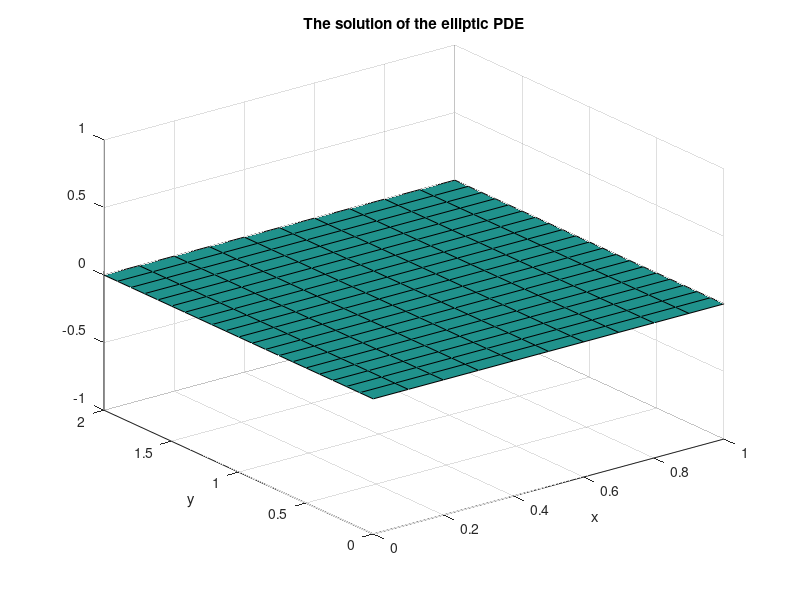

Recreate this plot in MATLAB.
%% Solve the elliptic PDE
%% u_xx + u_yy = f in [a,b]x[c,d]
%% u = g at the frontier
%% the functions
f = @(x,y) 4;
g = @(x,y) (x-y)^2;
%% domain [a,b]x[c,d]
a = 0; b = 1;
c = 0; d = 2;
%% numerical parameters
n = 10; dx = (b-a)/n;
m = 20; dy = (d-c)/m;
%%--------------------------------%%
%%----- FDM -----%%
%%--------------------------------%%
lMax = (n-1)*(m-1);
A = zeros(lMax,lMax);
vecB = zeros(lMax,1);
ij_to_l = @(i,j) i + (m-1-j)*(n-1);
for i=1:(n-1)
    for j=1:(m-1)
        %% init
        l = ij_to_l(i,j);
        xi = a+i*dx;
        yj = c+j*dy;
        l_ip = ij_to_l(i+1,j);
        l_im = ij_to_l(i-1,j);
        l_jp = ij_to_l(i,j+1);
        l_jm = ij_to_l(i,j-1);
        %%---- the matrix A: stencil with 5 points
        %% diagonal
        A(l,l) = -(2+2*dx^2/dy^2);
        vecB(l) = dx^2*f(xi,yj);
        %% extra diago: !! Danger border !!
        if (i~=1)
            A(l_im,l) = 1;
        else
            %% x_i-1=a (left)
            vecB(l) = vecB(l) - g(a,yj);
        end
        
    end
end

%%------------------------%%
%%--- Solution ---%%
%%------------------------%%
vecU = ...
%%--reconstruction matrix solution
matU = zeros(n+1,m+1);
for i=0:n
    for j=0:m
        if (i==0 || i==n || j==0 || j==m)
            %% at the border
            xi = a+i*dx;
            yj = c+j*dy;
            ...
        else
            %% inside
            l = ij_to_l(i,j);
            ...
        end
    end
end
%%-- plot
x = linspace(a,b,n+1);
y = linspace(c,d,m+1);
[X,Y] = meshgrid(x,y);
surf(X,Y,matU')
xlabel('x')
ylabel('y')
title('The solution of the elliptic PDE')
